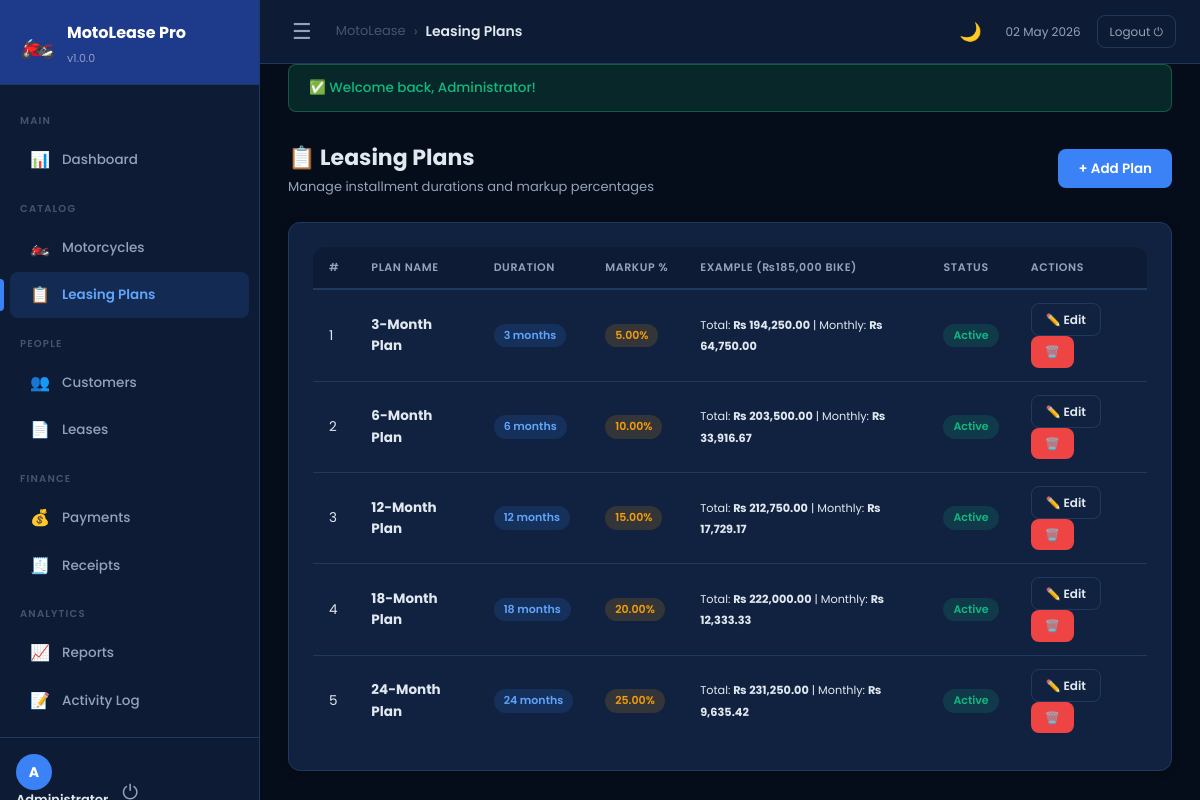
The page /modules/plans/index.php (signed in) on the database its author committed.
### tables this page shows
CREATE TABLE IF NOT EXISTS `leasing_plans` (
  `id`              INT UNSIGNED    NOT NULL AUTO_INCREMENT,
  `name`            VARCHAR(100)    NOT NULL,
  `duration_months` INT UNSIGNED    NOT NULL,
  `markup_percent`  DECIMAL(5,2)    NOT NULL,
  `is_active`       TINYINT(1)      NOT NULL DEFAULT 1,
  `created_at`      DATETIME        NOT NULL DEFAULT CURRENT_TIMESTAMP,
  `updated_at`      DATETIME        NOT NULL DEFAULT CURRENT_TIMESTAMP ON UPDATE CURRENT_TIMESTAMP,
  PRIMARY KEY (`id`)
);

### includes/functions.php (called while the page is built, shortened)
<?php
function formatCurrency(float $amount): string {
    return CURRENCY . ' ' . number_format($amount, 2);
}
function e(string $str): string {
    return htmlspecialchars($str, ENT_QUOTES, 'UTF-8');
}
function calcLeaseTotals(float $price, float $markupPercent, int $months): array {
    $totalAmount    = $price * (1 + $markupPercent / 100);
    $monthlyInstall = $totalAmount / $months;
    return [
        'total_amount'    => round($totalAmount, 2),
        'monthly_install' => round($monthlyInstall, 2),
    ];
}

### modules/plans/index.php (the view, shortened to what this page needs)
<?php
require_once __DIR__ . '/../../includes/auth.php';
require_once __DIR__ . '/../../includes/functions.php';
$pdo = getDB();
$plans = $pdo->query("SELECT * FROM leasing_plans ORDER BY duration_months ASC")->fetchAll();
include __DIR__ . '/../../includes/header.php'; ?>
<div class="page-header">
  <div><h1 class="page-title">📋 Leasing Plans</h1><p class="page-subtitle">Manage installment durations and markup percentages</p></div>
  <a href="<?= BASE_URL ?>/modules/plans/add.php" class="btn btn-primary">+ Add Plan</a>
</div>
<div class="card">
  <div class="table-wrapper">
    <table>
      <thead>
        <tr><th>#</th><th>Plan Name</th><th>Duration</th><th>Markup %</th><th>Example (₨185,000 bike)</th><th>Status</th><th>Actions</th></tr>
      </thead>
      <tbody>
        <?php if (empty($plans)): ?>
          <tr><td colspan="7"><div class="empty-state"><div class="empty-state-icon">📋</div><h3>No plans yet</h3></div></td></tr>
        <?php else: foreach ($plans as $i => $p):
          $ex = calcLeaseTotals(185000, $p['markup_percent'], $p['duration_months']);
        ?>
        <tr>
          <td><?= $i+1 ?></td>
          <td><strong><?= e($p['name']) ?></strong></td>
          <td><span class="badge badge-accent"><?= $p['duration_months'] ?> months</span></td>
          <td><span class="badge badge-warning"><?= $p['markup_percent'] ?>%</span></td>
          <td>
            <small>Total: <strong><?= formatCurrency($ex['total_amount']) ?></strong> | Monthly: <strong><?= formatCurrency($ex['monthly_install']) ?></strong></small>
          </td>
          <td>
            <?php if ($p['is_active']): ?>
              <span class="badge badge-success">Active</span>
            <?php else: ?>
              <span class="badge badge-muted">Inactive</span>
            <?php endif; ?>
          </td>
          <td>
            <a href="<?= BASE_URL ?>/modules/plans/edit.php?id=<?= $p['id'] ?>" class="btn btn-sm btn-outline">✏️ Edit</a>
            <a href="<?= BASE_URL ?>/modules/plans/delete.php?id=<?= $p['id'] ?>"
               class="btn btn-sm btn-danger"
               data-confirm="Delete plan '<?= e($p['name']) ?>'?">🗑️</a>
          </td>
        </tr>
        <?php endforeach; endif; ?>
      </tbody>
    </table>
  </div>
</div>
<?php include __DIR__ . '/../../includes/footer.php'; ?>

### assets/css/main.css (style rules this page uses)
:root { --bg: #060d1a; --surface: #0d1b35; --card: #112240; --card-hover: #163060; --border: #1e3a5f; --accent: #3b82f6; --accent-light: #60a5fa; --accent-dim: rgba(59,130,246,0.15); --primary: #1e3a8a; --primary-dim: rgba(30,58,138,0.3); --danger: #ef4444; --danger-dim: rgba(239,68,68,0.15); --success: #10b981; --success-dim: rgba(16,185,129,0.15); --warning: #f59e0b; --warning-dim: rgba(245,158,11,0.15); --info: #38bdf8; --text: #e2e8f0; --text-muted: #94a3b8; --text-faint: #475569; --sidebar-w: 260px; --topbar-h: 64px; --radius: 12px; --radius-sm: 8px; --shadow: 0 4px 24px rgba(0,0,0,0.5); --shadow-sm: 0 2px 8px rgba(0,0,0,0.3); --transition: 0.2s ease; }
*, *::before, *::after { box-sizing: border-box; margin: 0; padding: 0; }
html { scroll-behavior: smooth; }
body { font-family: 'Poppins', sans-serif; background: var(--bg); color: var(--text); min-height: 100vh; font-size: 14px; line-height: 1.6; transition: background var(--transition), color var(--transition); }
.page-header { display: flex; align-items: center; justify-content: space-between; margin-bottom: 24px; flex-wrap: wrap; gap: 12px; }
.page-title { font-size: 22px; font-weight: 700; color: var(--text); }
.page-subtitle { font-size: 13px; color: var(--text-muted); margin-top: 2px; }
.card { background: var(--card); border: 1px solid var(--border); border-radius: var(--radius); padding: 24px; box-shadow: var(--shadow-sm); transition: background var(--transition), border-color var(--transition); }
.table-wrapper { overflow-x: auto; border-radius: var(--radius); }
table { width: 100%; border-collapse: collapse; }
thead th { background: var(--surface); padding: 12px 16px; text-align: left; font-size: 11px; font-weight: 600; letter-spacing: 0.6px; text-transform: uppercase; color: var(--text-muted); white-space: nowrap; border-bottom: 2px solid var(--border); }
tbody tr { border-bottom: 1px solid var(--border); transition: background var(--transition); }
tbody tr:last-child { border-bottom: none; }
tbody td { padding: 13px 16px; vertical-align: middle; font-size: 13.5px; }
.badge { display: inline-flex; align-items: center; padding: 3px 10px; border-radius: 20px; font-size: 11px; font-weight: 600; white-space: nowrap; }
.badge-accent { background: var(--accent-dim); color: var(--accent-light); }
.badge-success { background: var(--success-dim); color: var(--success); }
.badge-warning { background: var(--warning-dim); color: var(--warning); }
.btn { display: inline-flex; align-items: center; gap: 8px; padding: 9px 20px; border-radius: var(--radius-sm); font-family: inherit; font-size: 13.5px; font-weight: 600; cursor: pointer; border: none; text-decoration: none; transition: all var(--transition); white-space: nowrap; }
.btn-primary { background: var(--accent); color: #fff; }
.btn-danger { background: var(--danger); color: #fff; }
.btn-outline { background: transparent; color: var(--text); border: 1px solid var(--border); }
.btn-sm { padding: 6px 14px; font-size: 12px; }
.card, .stat-card { animation: fadeIn 0.35s ease; }

### rows shown on the page
leasing_plans: name "3-Month Plan", duration_months "3", markup_percent "5.00", formatCurrency($ex['total_amount']) "₨ 194,250.00", formatCurrency($ex['monthly_install']) "₨ 64,750.00", is_active "Active"
leasing_plans: name "6-Month Plan", duration_months "6", markup_percent "10.00", formatCurrency($ex['total_amount']) "₨ 203,500.00", formatCurrency($ex['monthly_install']) "₨ 33,916.67", is_active "Active"
leasing_plans: name "12-Month Plan", duration_months "12", markup_percent "15.00", formatCurrency($ex['total_amount']) "₨ 212,750.00", formatCurrency($ex['monthly_install']) "₨ 17,729.17", is_active "Active"
leasing_plans: name "18-Month Plan", duration_months "18", markup_percent "20.00", formatCurrency($ex['total_amount']) "₨ 222,000.00", formatCurrency($ex['monthly_install']) "₨ 12,333.33", is_active "Active"
leasing_plans: name "24-Month Plan", duration_months "24", markup_percent "25.00", formatCurrency($ex['total_amount']) "₨ 231,250.00", formatCurrency($ex['monthly_install']) "₨ 9,635.42", is_active "Active"

### other values the page prints
APP_NAME "MotoLease Pro"
APP_VERSION "1.0.0"
substr($user['name'], 0, 1) "A"
$pageTitle "Leasing Plans"
$icon "✅"
$flash['message'] "Welcome back, Administrator!"
